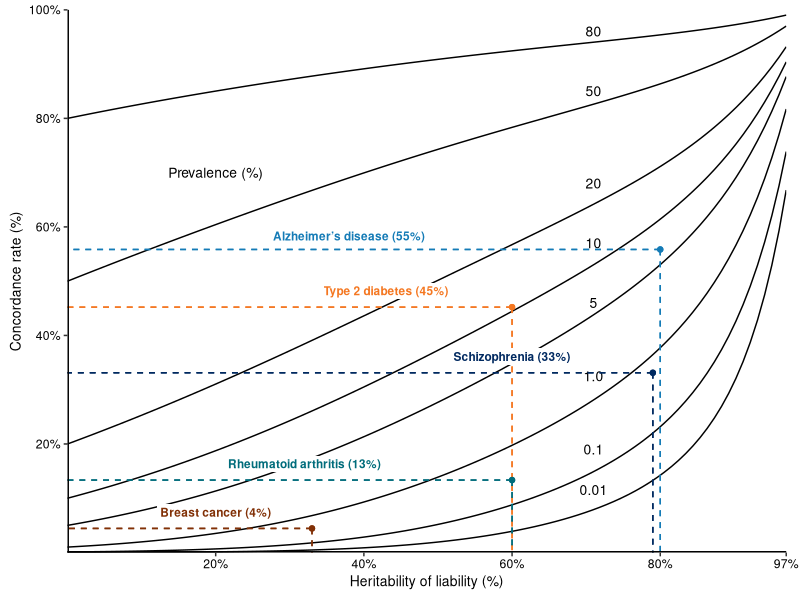
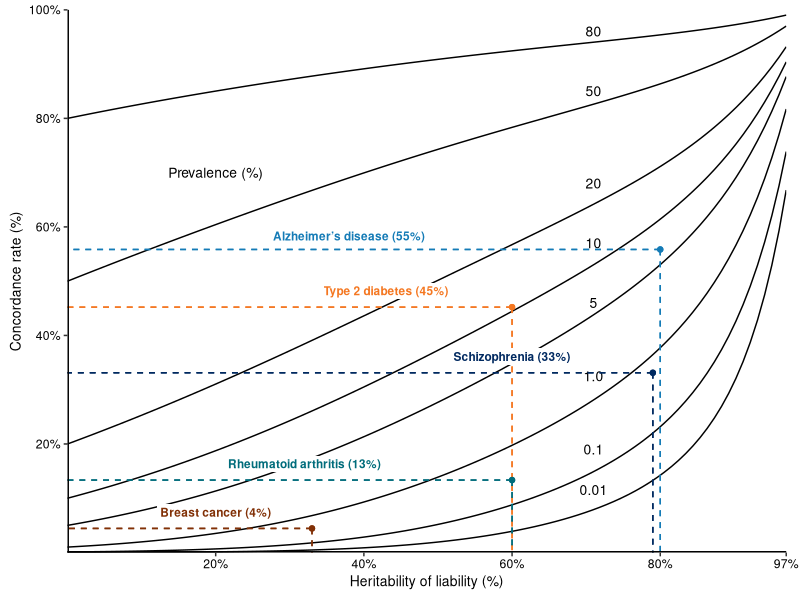

Source code (R) for these figures, in order:
##################################################################################
#install "ggplot2" package with: install.packages("ggplot2")
library (ggplot2)

#################################################################################
#formula from Smith 1970 for the relation between concordance, prevalence, relatives' resemblance, and heritability.
#log10("concordance rate")/log10("prevalence")=(tan((pi/4)*(1-"resemblance"*"heritability")*(1+("resemblance"*"heritability")^5))
#
#to calculate concordance in monozygotic twins("resemblance"=1) the formula can be transformed as:
#10^(tan((pi/4)*(1-"heritability")*(1+"heritability"^5))*log10("prevalence"))="concordance rate"
#
###########################################################################################
#drawing the plot

#the range of the values for heritability (%) from 0 to 97 to draw the expected concordance functions for the range of prevalences
concordance_heritability<- ggplot(data.frame(x = c(0,0.97))) +

#the functions of the expected concordance based on the formula from 
#Smith (1970) for prevalences (%):0.01,0.1,1,5,10,20,50,80.
  stat_function(fun = function(x){10^(tan((pi/4)*(1-x)*(1+x^5))*log10(0.0001))}) +
  stat_function(fun = function(x){10^(tan((pi/4)*(1-x)*(1+x^5))*log10(0.001))}) +
  stat_function(fun = function(x){10^(tan((pi/4)*(1-x)*(1+x^5))*log10(0.01))}) +
  stat_function(fun = function(x){10^(tan((pi/4)*(1-x)*(1+x^5))*log10(0.05))}) +
  stat_function(fun = function(x){10^(tan((pi/4)*(1-x)*(1+x^5))*log10(0.1))}) +
  stat_function(fun = function(x){10^(tan((pi/4)*(1-x)*(1+x^5))*log10(0.2))}) +
  stat_function(fun = function(x){10^(tan((pi/4)*(1-x)*(1+x^5))*log10(0.5))}) +
  stat_function(fun = function(x){10^(tan((pi/4)*(1-x)*(1+x^5))*log10(0.8))}) +

#annotations for the specified functions  
  annotate(geom="text", label = "Prevalence (%)", x = 0.2, y = 0.70,size =3.5) + 
  annotate(geom="text", label = "0.01", x = 0.71, y = 0.115, size =3.5) +
  annotate(geom="text", label = "0.1", x = 0.71, y = 0.19, size =3.5) + 
  annotate(geom="text", label = "1.0", x = 0.71, y = 0.325, size =3.5) + 
  annotate(geom="text", label = "5", x = 0.71, y = 0.46, size =3.5) + 
  annotate(geom="text", label = "10", x = 0.71, y = 0.57, size =3.5) +
  annotate(geom="text", label = "20", x = 0.71, y = 0.68, size =3.5) + 
  annotate(geom="text", label = "50", x = 0.71, y = 0.85, size =3.5) +
  annotate(geom="text", label = "80", x = 0.71, y = 0.96, size =3.5)+

#adding points, lines, and labels to the plot
# Type 2 diabetes
# each point of the plot has coordinates (x:y)
# x equal reported in the supplementary table heritability = 60%
# to get y (concordance rate) we used the Smith (1970) formula:
# 10^(tan((pi/4)*(1-"heritability")*(1+"heritability"^5))*log10("prevalence"))="concordance rate"
# to calculate y, we add the reported prevalence equal to 10.5% and heritability of 60% to Smith's (1970) formula 
  geom_point(aes(x=0.6,y=(10^(tan((pi/4)*(1-0.60)*(1+0.60^5))*log10(0.105)))),colour="#f47721")+
  geom_segment(x=0.6,y=(10^(tan((pi/4)*(1-0.60)*(1+0.60^5))*log10(0.105))), 
               xend=0.60,yend=0,colour="#f47721",linetype="dashed")+
  geom_segment(x=0.6,y=(10^(tan((pi/4)*(1-0.60)*(1+0.60^5))*log10(0.105))),
               xend=0,yend=(10^(tan((pi/4)*(1-0.60)*(1+0.60^5))*log10(0.105))),
               colour="#f47721",linetype="dashed")+
  geom_label(
    label="Type 2 diabetes (45%)", 
    x = 0.43, y = (10^(tan((pi/4)*(1-0.60)*(1+0.60^5))*log10(0.105))+.03),colour="#f47721",
    show.legend = FALSE,fontface = "bold", label.size=0, size=3)+
  
#Rheumatoid arthritis
# x equal reported in the supplementary table heritability = 57%
# to calculate y, we add the reported prevalence equal to 0.46% and heritability of 57% to Smith's (1970) formula
  geom_point(aes(x=0.6,y=(10^(tan((pi/4)*(1-0.57)*(1+0.57^5))*log10(0.0046)))),colour="#006c7b")+
  geom_segment(x=0.6,y=(10^(tan((pi/4)*(1-0.57)*(1+0.57^5))*log10(0.0046))), 
               xend=.6,yend=0,colour="#006c7b",linetype="dashed")+
  geom_segment(x=0.6,y=(10^(tan((pi/4)*(1-0.57)*(1+0.57^5))*log10(0.0046))),
               xend=0,yend=(10^(tan((pi/4)*(1-0.57)*(1+0.57^5))*log10(0.0046))),
               colour="#006c7b",linetype="dashed")+
  geom_label(
    label="Rheumatoid arthritis (13%)", 
    x = 0.32, y = (10^(tan((pi/4)*(1-0.57)*(1+0.57^5))*log10(0.0046))+0.03),
    colour="#006c7b",show.legend = FALSE,fontface = "bold", label.size=0, size=3)+
  
#Alzheimer’s disease
# x equal reported in the supplementary table heritability = 79%
# to calculate y, we add the reported prevalence equal to 7% and heritability of 79% to Smith's (1970) formula
  geom_point(aes(x=0.80,y=(10^(tan((pi/4)*(1-0.79)*(1+0.79^5))*log10(0.07)))),colour="#147bb6")+
  geom_segment(x=0.80,y=(10^(tan((pi/4)*(1-0.79)*(1+0.79^5))*log10(0.07))), 
               xend=0.80,yend=0,colour="#147bb6",linetype="dashed")+
  geom_segment(x=0.80,y=(10^(tan((pi/4)*(1-0.79)*(1+0.79^5))*log10(0.07))),
               xend=0,yend=(10^(tan((pi/4)*(1-0.79)*(1+0.79^5))*log10(0.07))),
               colour="#147bb6",linetype="dashed")+
  geom_label(
    label="Alzheimer’s disease (55%)", 
    x = 0.38, y = (10^(tan((pi/4)*(1-0.79)*(1+0.79^5))*log10(0.07))+0.025),
    colour="#147bb6",show.legend = FALSE,fontface = "bold", label.size=0, size=3)+
  
#Schizophrenia
# x equal reported in the supplementary table heritability for same sex twins = 80%
# to calculate y, we add the reported mean prevalence equal to 0.54% and heritability of 80% to Smith's (1970) formula
  geom_point(aes(x=0.79,y=(10^(tan((pi/4)*(1-0.80)*(1+0.80^5))*log10(0.0054)))),colour="#002960")+
  geom_segment(x=0.79,y=(10^(tan((pi/4)*(1-0.80)*(1+0.80^5))*log10(0.0054))), 
               xend=0.79,yend=0,colour="#002960",linetype="dashed")+
  geom_segment(x=0.79,y=(10^(tan((pi/4)*(1-0.80)*(1+0.80^5))*log10(0.0054))),
               xend=0,yend=(10^(tan((pi/4)*(1-0.80)*(1+0.80^5))*log10(0.0054))),
               colour="#002960",linetype="dashed")+
  geom_label(
    label="Schizophrenia (33%)", 
    x = 0.60, y = (10^(tan((pi/4)*(1-0.80)*(1+0.80^5))*log10(0.0054))+0.03),
    colour="#002960",show.legend = FALSE,fontface = "bold", label.size=0, size=3)+
  
#Breast cancer
# x equal reported in the supplementary table heritability = 33%
# to calculate y, we add the reported prevalence equal to 0.48% and heritability of 33% to Smith's (1970) formula
  geom_point(aes(x=0.33,y=(10^(tan((pi/4)*(1-0.33)*(1+0.33^5))*log10(0.0048)))),colour="#813006")+
  geom_segment(x=0.33,y=(10^(tan((pi/4)*(1-0.33)*(1+0.33^5))*log10(0.0048))), 
               xend=0.33,yend=0,colour="#813006",linetype="dashed")+
  geom_segment(x=0.33,y=(10^(tan((pi/4)*(1-0.33)*(1+0.33^5))*log10(0.0048))),
               xend=0,yend=(10^(tan((pi/4)*(1-0.33)*(1+0.33^5))*log10(0.0048))),
               colour="#813006",linetype="dashed")+
  geom_label(
    label="Breast cancer (4%)", 
    x = 0.20, y = (10^(tan((pi/4)*(1-0.33)*(1+0.33^5))*log10(0.0048))+0.03),
    colour="#813006",show.legend = FALSE,fontface = "bold", label.size=0, size=3)+

#specify the outline for axis y and x
  ylab('Concordance rate (%)') + 
  scale_y_continuous(limits = c(0, 1), expand = c(0, 0),breaks = c(0.20,0.40,0.60,0.80,1),
                     labels = scales::percent_format(accuracy = 1)) + 
  xlab('Heritability of liability (%)') + 
  scale_x_continuous(limits = c(0, 0.97), expand = c(0, 0), breaks = c(0.20,0.40,0.60,0.80,0.97),
                     position = 'bottom',labels = scales::percent_format(accuracy = 1))+ 
  geom_hline(yintercept=0,size = 1)+
  geom_vline(xintercept = 0,size = 1)+
  # geom_hline(yintercept=0.2,size = 0.5,linetype="dotted", color = "black")+
  # geom_hline(yintercept=0.4,size = 0.5,linetype="dotted", color = "black")+
  # geom_hline(yintercept=0.6,size = 0.5,linetype="dotted", color = "black")+
  # geom_hline(yintercept=0.8,size = 0.5,linetype="dotted", color = "black")+
  # geom_hline(yintercept=1,size = 0.5,linetype="dotted", color = "black")+
  theme(axis.text = element_text(color = "black") )+
  theme(axis.title = element_text(color = "black",size=10) )+
  
#specify the outline for the plot
  theme(panel.background = element_rect(fill = "white"))+
  theme(plot.margin = margin(0.25,0.35,0.25,0.25, "cm"))
#represent the plot
  concordance_heritability


  #save the plot
  ggsave("concordance_heritability_88_110_mm.tiff",dpi=300)



